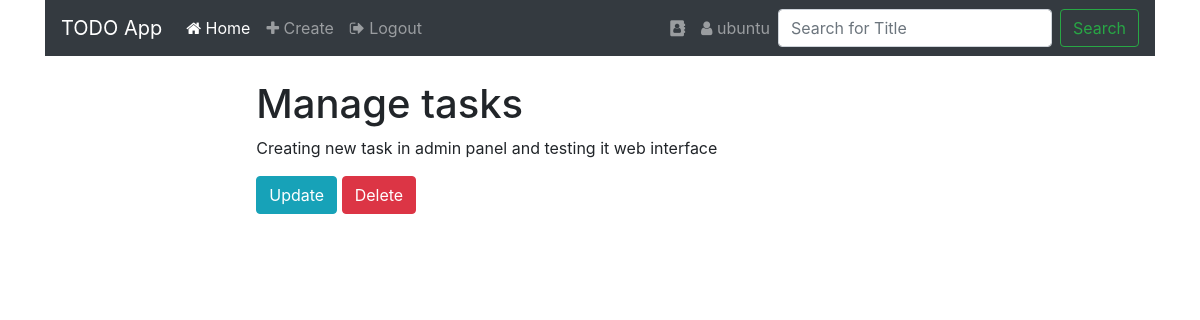
Screenshot of /tasks/3/ (signed in) with the database file from the repository.
### tasks/models.py (models this page shows, shortened)
class Task(models.Model):
    taskTitle = models.CharField(max_length=200)
    taskContent = models.TextField()
    taskComplete = models.BooleanField(default=False)

### tasks/views.py (the view)
# urls.py: re_path(r'tasks/(?P<id>\d+)/$', task_detail_view),
@login_required(login_url="/")
def task_detail_view(request, id = None):
    task_obj = None
    if id is not None:
        task_obj = Task.objects.get(id = id)
    context = {
        "object" : task_obj,
    }
    return render(request, "tasks/detail.html", context=context)

### templates/tasks/detail.html (shortened to what this page needs)
{% extends 'base.html' %}
{% block content %}
    <h1>{{ object.taskTitle }}</h1>
    <p>{{ object.taskContent }}</p>
    <a href="/update/{{ object.id }}/" class="btn btn-info">Update</a>
    <a href="/delete/{{ object.id }}/" class="btn btn-danger">Delete</a>
{% endblock content%}

### templates/base.html (shortened to what this page needs)
<!doctype html>
<html lang="en">
  <head>
    <link href="https://cdn.jsdelivr.net/npm/bootstrap@5.1.0/dist/css/bootstrap.min.css" rel="stylesheet">
    <link href="//maxcdn.bootstrapcdn.com/bootstrap/4.1.1/css/bootstrap.min.css" rel="stylesheet" id="bootstrap-css">
    <link rel="stylesheet" href="https://cdnjs.cloudflare.com/ajax/libs/font-awesome/4.7.0/css/font-awesome.min.css">
  </head>
  <body>
    <div class="container">
       <nav class="navbar navbar-icon-top navbar-expand-lg navbar-dark bg-dark">
        <a class="navbar-brand" href="#">TODO App</a>
        <div class="collapse navbar-collapse" id="navbarSupportedContent">
          <ul class="navbar-nav mr-auto">
            <li class="nav-item active">
              <a class="nav-link" href="{% url 'index' %}">
                <i class="fa fa-home"></i>
                Home
                </a>
            </li>
            <li>
              <a class="nav-link" href="{% url 'create' %}">
                <i class="fa fa-plus"></i> Create
              </a>
            </li>
            <li>
              <a class="nav-link" href="{% url 'logout' %}">
                <i class="fa fa-sign-out"></i> Logout
              </a>
            </li>
          </ul>
          <ul class="navbar-nav ">
            <li class="nav-item">
              <a class="nav-link" href="#">
                <i class="fa fa-address-book">
                </i>
              </a>
            </li>
            <li>
              <a class="nav-link" href="#">
                <i class="fa fa-user"></i>
               {% if request.user.is_authenticated %}
                  {{user.username}}
               {% endif %}
              </a>
            </li>
          </ul>
          <form method="GET" action="/tasks/" class="form-inline my-2 my-lg-0">
            <input class="form-control mr-sm-2" type="text" name="q" placeholder="Search for Title" aria-label="Search">
            <button class="btn btn-outline-success my-2 my-sm-0" type="submit">Search</button>
          </form>
        </div>
      </nav>
    </div>
      <div class="conteiner">
      <div class="row justify-content-center">
        <div class="col-7 mx-auto mt-4">
            {% block content %} {% endblock %}
        </div>
      </div>
    </div>
  </body>
</html>

### rows the page displays
Task: taskTitle "Manage tasks", taskContent "Creating new task in admin panel and testing it web interface"

### other values shown
{{ user.username }} "ubuntu"
